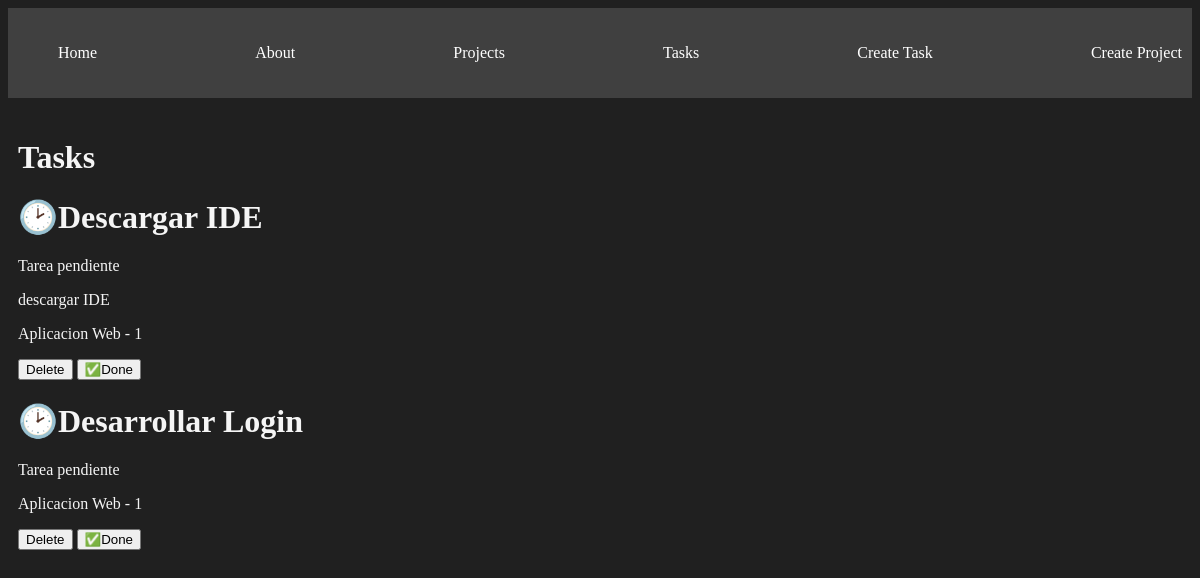
The page /tasks/ on the database as committed earlier.
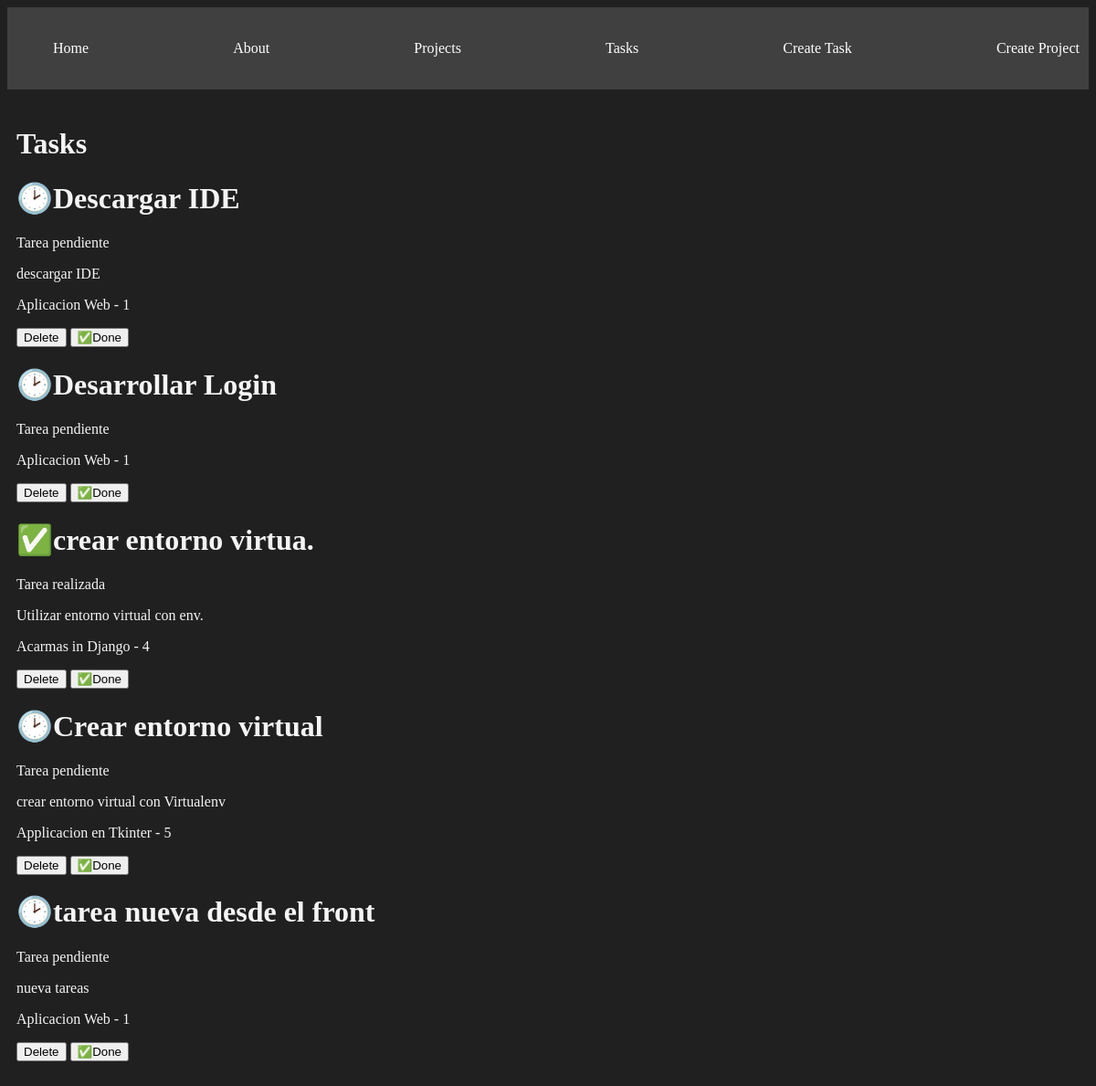
The same page on the database as committed later.
### myapp/models.py (models this page shows, shortened)
class Task(models.Model):
    title = models.CharField(max_length=200)
    description = models.TextField()
    project = models.ForeignKey(Project, on_delete=models.CASCADE)
    done = models.BooleanField(default=False)

class Project(models.Model):
    name = models.CharField(max_length=200)
    description = models.TextField(default='')
    def __str__(self):
        return self.name

### myapp/views.py (the view)
# urls.py: path('tasks/', views.Tasks, name='tasks'),
def Tasks(request):
    tasks = Task.objects.all
    return render(request, 'tasks/tasks.html', {
        'tasks': tasks
    })

### myapp/templates/tasks/tasks.html
{% extends 'layouts/base.html' %}
{% block content %}
<h1>Tasks</h1>
{% for  task in tasks %}
<div>
     <h1> {% if task.done == False %}🕑{% else %}✅{% endif %}{{task.title}} </h1>
     {% if task.done == False %}
     <p>Tarea pendiente</p>
     {% else %}
     <p>Tarea realizada</p>
     {% endif %}
     <p>{{task.description}}</p>
     <p>{{task.project}} - {{task.project.id}}</p>
     <button>Delete</button>
     <button>✅Done</button>
</div>
{% endfor %}
{% endblock %}

### myapp/templates/layouts/base.html (shortened to what this page needs)
 {% load static %}
 <!DOCTYPE html>
 <html lang="en">
 <head>
     <link rel="stylesheet" href="{% static 'style/main.css' %}">
 </head>
 <body>
     <nav class="navbar container">
         <ul>
             <li>
                 <a href="{% url 'index' %}">Home</a>
             </li>
             <li>
                 <a href="{% url 'about' %}">About</a>
             </li>
             <li>
                 <a href="{% url 'projects' %}">Projects</a>
             </li>
             <li>
                 <a href="{% url 'tasks' %}">Tasks</a>
             </li>
             <li>
                 <a href="{% url 'create_task' %}">Create Task</a>
             </li>
             <li>
                 <a href="{% url 'create_project' %}">Create Project</a>
             </li>
         </ul>
     </nav>
     <main class="container">
         {% block content %}
         {% endblock %}
     </main>
 </body>
 </html>

### myapp/static/style/main.css (style rules this page uses)
body { background: #202020; color: whitesmoke; }
.navbar { background: #404040; padding: 5px 0px; }
.navbar ul { display: flex; justify-content: space-between; }
.navbar li { list-style: none; }
.navbar ul li a { color: white; text-decoration: none; }
.container { max-width: 1200px; margin: auto; padding: 20px 10px; }

Rows that differ between the two databases and show on the page:
added Task: title "crear entorno virtua.", done "Tarea realizada", description "Utilizar entorno virtual con env.", project "Acarmas in Django", project.id "4"
added Task: title "Crear entorno virtual", done "Tarea pendiente", description "crear entorno virtual con Virtualenv", project "Applicacion en Tkinter", project.id "5"
added Task: title "tarea nueva desde el front", done "Tarea pendiente", description "nueva tareas", project "Aplicacion Web", project.id "1"
